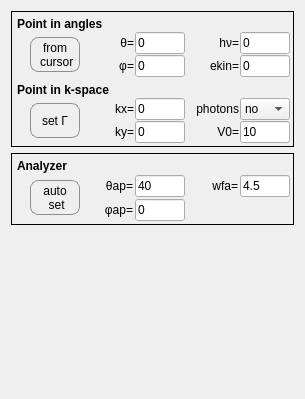
         <widget class="QWidget" name="KTransfPage">
          <property name="geometry">
           <rect>
            <x>0</x>
            <y>0</y>
            <width>305</width>
            <height>399</height>
           </rect>
          </property>
          <attribute name="label">
           <string> ▶  k-space transformation</string>
          </attribute>
          <layout class="QVBoxLayout" name="verticalLayout_2">
           <item>
            <widget class="QFrame" name="verticalFrame_2">
             <property name="frameShape">
              <enum>QFrame::Box</enum>
             </property>
             <layout class="QVBoxLayout" name="verticalLayout_6">
              <property name="spacing">
               <number>1</number>
              </property>
              <property name="leftMargin">
               <number>5</number>
              </property>
              <property name="topMargin">
               <number>5</number>
              </property>
              <property name="rightMargin">
               <number>3</number>
              </property>
              <property name="bottomMargin">
               <number>3</number>
              </property>
              <item>
               <widget class="QLabel" name="label_11">
                <property name="sizePolicy">
                 <sizepolicy hsizetype="Preferred" vsizetype="Fixed">
                  <horstretch>0</horstretch>
                  <verstretch>0</verstretch>
                 </sizepolicy>
                </property>
                <property name="font">
                 <font>
                  <pointsize>9</pointsize>
                  <weight>75</weight>
                  <bold>true</bold>
                 </font>
                </property>
                <property name="text">
                 <string>Point in angles</string>
                </property>
                <property name="alignment">
                 <set>Qt::AlignLeading|Qt::AlignLeft|Qt::AlignVCenter</set>
                </property>
               </widget>
              </item>
              <item>
               <layout class="QHBoxLayout" name="horizontalLayout_6">
                <property name="leftMargin">
                 <number>13</number>
                </property>
                <property name="topMargin">
                 <number>0</number>
                </property>
                <property name="rightMargin">
                 <number>0</number>
                </property>
                <property name="bottomMargin">
                 <number>0</number>
                </property>
                <item>
                 <widget class="QPushButton" name="qpb_set_ref_p">
                  <property name="sizePolicy">
                   <sizepolicy hsizetype="Fixed" vsizetype="Fixed">
                    <horstretch>0</horstretch>
                    <verstretch>0</verstretch>
                   </sizepolicy>
                  </property>
                  <property name="minimumSize">
                   <size>
                    <width>50</width>
                    <height>35</height>
                   </size>
                  </property>
                  <property name="maximumSize">
                   <size>
                    <width>50</width>
                    <height>35</height>
                   </size>
                  </property>
                  <property name="styleSheet">
                   <string notr="true">#qpb_set_ref_p {
border: 1px solid #8f8f91;
border-radius: 8px;
background-color: qlineargradient(spread:pad, x1:0, y1:0, x2:0, y2:1,
stop:0 rgba(250, 210, 200, 255), stop:0.65 rgba(230, 120, 110, 255), stop:1 rgba(150, 50, 40, 255));
}

#qpb_set_ref_p:pressed {
background-color: qlineargradient(spread:pad, x1:0, y1:0, x2:0, y2:1,
stop:0 rgba(150, 50, 40, 255), stop:0.35 rgba(230, 120, 110, 255), stop:1 rgba(250, 210, 200, 255));
}

</string>
                  </property>
                  <property name="text">
                   <string>from
 cursor</string>
                  </property>
                  <property name="default">
                   <bool>true</bool>
                  </property>
                 </widget>
                </item>
                <item>
                 <layout class="QGridLayout" name="gridLayout">
                  <property name="leftMargin">
                   <number>0</number>
                  </property>
                  <property name="topMargin">
                   <number>0</number>
                  </property>
                  <property name="rightMargin">
                   <number>0</number>
                  </property>
                  <property name="bottomMargin">
                   <number>0</number>
                  </property>
                  <item row="1" column="0">
                   <widget class="QLabel" name="label">
                    <property name="sizePolicy">
                     <sizepolicy hsizetype="Minimum" vsizetype="Preferred">
                      <horstretch>0</horstretch>
                      <verstretch>0</verstretch>
                     </sizepolicy>
                    </property>
                    <property name="text">
                     <string>φ=</string>
                    </property>
                    <property name="alignment">
                     <set>Qt::AlignRight|Qt::AlignTrailing|Qt::AlignVCenter</set>
                    </property>
                   </widget>
                  </item>
                  <item row="0" column="2">
                   <widget class="QLabel" name="label_3">
                    <property name="sizePolicy">
                     <sizepolicy hsizetype="Minimum" vsizetype="Preferred">
                      <horstretch>0</horstretch>
                      <verstretch>0</verstretch>
                     </sizepolicy>
                    </property>
                    <property name="text">
                     <string>hν=</string>
                    </property>
                    <property name="alignment">
                     <set>Qt::AlignRight|Qt::AlignTrailing|Qt::AlignVCenter</set>
                    </property>
                   </widget>
                  </item>
                  <item row="1" column="1">
                   <widget class="QLineEdit" name="qle_tilt_ref">
                    <property name="sizePolicy">
                     <sizepolicy hsizetype="Minimum" vsizetype="Fixed">
                      <horstretch>0</horstretch>
                      <verstretch>0</verstretch>
                     </sizepolicy>
                    </property>
                    <property name="maximumSize">
                     <size>
                      <width>50</width>
                      <height>16777215</height>
                     </size>
                    </property>
                    <property name="text">
                     <string>0</string>
                    </property>
                   </widget>
                  </item>
                  <item row="0" column="1">
                   <widget class="QLineEdit" name="qle_theta_ref">
                    <property name="enabled">
                     <bool>true</bool>
                    </property>
                    <property name="sizePolicy">
                     <sizepolicy hsizetype="Minimum" vsizetype="Fixed">
                      <horstretch>0</horstretch>
                      <verstretch>0</verstretch>
                     </sizepolicy>
                    </property>
                    <property name="minimumSize">
                     <size>
                      <width>0</width>
                      <height>0</height>
                     </size>
                    </property>
                    <property name="maximumSize">
                     <size>
                      <width>50</width>
                      <height>16777215</height>
                     </size>
                    </property>
                    <property name="whatsThis">
                     <string/>
                    </property>
                    <property name="accessibleDescription">
                     <string/>
                    </property>
                    <property name="inputMask">
                     <string/>
                    </property>
                    <property name="text">
                     <string>0</string>
                    </property>
                    <property name="placeholderText">
                     <string/>
                    </property>
                   </widget>
                  </item>
                  <item row="0" column="0">
                   <widget class="QLabel" name="label_2">
                    <property name="sizePolicy">
                     <sizepolicy hsizetype="Minimum" vsizetype="Preferred">
                      <horstretch>0</horstretch>
                      <verstretch>0</verstretch>
                     </sizepolicy>
                    </property>
                    <property name="text">
                     <string>θ=</string>
                    </property>
                    <property name="alignment">
                     <set>Qt::AlignRight|Qt::AlignTrailing|Qt::AlignVCenter</set>
                    </property>
                   </widget>
                  </item>
                  <item row="0" column="3">
                   <widget class="QLineEdit" name="qle_hv_ref">
                    <property name="sizePolicy">
                     <sizepolicy hsizetype="Minimum" vsizetype="Fixed">
                      <horstretch>0</horstretch>
                      <verstretch>0</verstretch>
                     </sizepolicy>
                    </property>
                    <property name="maximumSize">
                     <size>
                      <width>50</width>
                      <height>16777215</height>
                     </size>
                    </property>
                    <property name="text">
                     <string>0</string>
                    </property>
                   </widget>
                  </item>
                  <item row="1" column="2">
                   <widget class="QLabel" name="label_4">
                    <property name="sizePolicy">
                     <sizepolicy hsizetype="Minimum" vsizetype="Preferred">
                      <horstretch>0</horstretch>
                      <verstretch>0</verstretch>
                     </sizepolicy>
                    </property>
                    <property name="text">
                     <string>ekin=</string>
                    </property>
                    <property name="alignment">
                     <set>Qt::AlignRight|Qt::AlignTrailing|Qt::AlignVCenter</set>
                    </property>
                   </widget>
                  </item>
                  <item row="1" column="3">
                   <widget class="QLineEdit" name="qle_energy_ref">
                    <property name="sizePolicy">
                     <sizepolicy hsizetype="Minimum" vsizetype="Fixed">
                      <horstretch>0</horstretch>
                      <verstretch>0</verstretch>
                     </sizepolicy>
                    </property>
                    <property name="maximumSize">
                     <size>
                      <width>50</width>
                      <height>16777215</height>
                     </size>
                    </property>
                    <property name="text">
                     <string>0</string>
                    </property>
                   </widget>
                  </item>
                 </layout>
                </item>
               </layout>
              </item>
              <item>
               <spacer name="verticalSpacer_4">
                <property name="orientation">
                 <enum>Qt::Vertical</enum>
                </property>
                <property name="sizeType">
                 <enum>QSizePolicy::Fixed</enum>
                </property>
                <property name="sizeHint" stdset="0">
                 <size>
                  <width>20</width>
                  <height>5</height>
                 </size>
                </property>
               </spacer>
              </item>
              <item>
               <widget class="QLabel" name="label_24">
                <property name="font">
                 <font>
                  <pointsize>9</pointsize>
                  <weight>75</weight>
                  <bold>true</bold>
                 </font>
                </property>
                <property name="text">
                 <string>Point in k-space</string>
                </property>
                <property name="alignment">
                 <set>Qt::AlignLeading|Qt::AlignLeft|Qt::AlignVCenter</set>
                </property>
               </widget>
              </item>
              <item>
               <layout class="QHBoxLayout" name="horizontalLayout_7">
                <property name="leftMargin">
                 <number>13</number>
                </property>
                <property name="topMargin">
                 <number>0</number>
                </property>
                <property name="rightMargin">
                 <number>0</number>
                </property>
                <property name="bottomMargin">
                 <number>0</number>
                </property>
                <item>
                 <widget class="QPushButton" name="qpb_set_ref_gamma">
                  <property name="sizePolicy">
                   <sizepolicy hsizetype="Fixed" vsizetype="Fixed">
                    <horstretch>0</horstretch>
                    <verstretch>0</verstretch>
                   </sizepolicy>
                  </property>
                  <property name="minimumSize">
                   <size>
                    <width>50</width>
                    <height>35</height>
                   </size>
                  </property>
                  <property name="maximumSize">
                   <size>
                    <width>50</width>
                    <height>35</height>
                   </size>
                  </property>
                  <property name="styleSheet">
                   <string notr="true">#qpb_set_ref_gamma {
border: 1px solid #8f8f91;
border-radius: 8px;
background-color: qlineargradient(spread:pad, x1:0, y1:0, x2:0, y2:1,
stop:0 rgba(250, 210, 200, 255), stop:0.65 rgba(230, 120, 110, 255), stop:1 rgba(150, 50, 40, 255));
}

#qpb_set_ref_gamma:pressed {
background-color: qlineargradient(spread:pad, x1:0, y1:0, x2:0, y2:1,
stop:0 rgba(150, 50, 40, 255), stop:0.35 rgba(230, 120, 110, 255), stop:1 rgba(250, 210, 200, 255));
}
</string>
                  </property>
                  <property name="text">
                   <string>set Γ</string>
                  </property>
                 </widget>
                </item>
                <item>
                 <layout class="QGridLayout" name="gridLayout_2">
                  <property name="leftMargin">
                   <number>0</number>
                  </property>
                  <property name="topMargin">
                   <number>0</number>
                  </property>
                  <property name="rightMargin">
                   <number>0</number>
                  </property>
                  <property name="bottomMargin">
                   <number>0</number>
                  </property>
                  <item row="1" column="0">
                   <widget class="QLabel" name="label_7">
                    <property name="text">
                     <string>ky=</string>
                    </property>
                    <property name="alignment">
                     <set>Qt::AlignRight|Qt::AlignTrailing|Qt::AlignVCenter</set>
                    </property>
                   </widget>
                  </item>
                  <item row="0" column="0">
                   <widget class="QLabel" name="label_5">
                    <property name="text">
                     <string>kx=</string>
                    </property>
                    <property name="alignment">
                     <set>Qt::AlignRight|Qt::AlignTrailing|Qt::AlignVCenter</set>
                    </property>
                   </widget>
                  </item>
                  <item row="1" column="1">
                   <widget class="QLineEdit" name="qle_ky_ref">
                    <property name="maximumSize">
                     <size>
                      <width>50</width>
                      <height>16777215</height>
                     </size>
                    </property>
                    <property name="text">
                     <string>0</string>
                    </property>
                   </widget>
                  </item>
                  <item row="0" column="2">
                   <widget class="QLabel" name="label_12">
                    <property name="text">
                     <string>photons</string>
                    </property>
                    <property name="alignment">
                     <set>Qt::AlignRight|Qt::AlignTrailing|Qt::AlignVCenter</set>
                    </property>
                   </widget>
                  </item>
                  <item row="0" column="1">
                   <widget class="QLineEdit" name="qle_kx_ref">
                    <property name="maximumSize">
                     <size>
                      <width>50</width>
                      <height>16777215</height>
                     </size>
                    </property>
                    <property name="text">
                     <string>0</string>
                    </property>
                   </widget>
                  </item>
                  <item row="0" column="3">
                   <widget class="QComboBox" name="qcb_kph">
                    <property name="maximumSize">
                     <size>
                      <width>50</width>
                      <height>16777215</height>
                     </size>
                    </property>
                    <property name="styleSheet">
                     <string notr="true"/>
                    </property>
                    <property name="currentText">
                     <string>no</string>
                    </property>
                    <property name="currentIndex">
                     <number>0</number>
                    </property>
                    <item>
                     <property name="text">
                      <string>no</string>
                     </property>
                    </item>
                    <item>
                     <property name="text">
                      <string>yes</string>
                     </property>
                    </item>
                   </widget>
                  </item>
                  <item row="1" column="2">
                   <widget class="QLabel" name="label_13">
                    <property name="text">
                     <string>V0=</string>
                    </property>
                    <property name="alignment">
                     <set>Qt::AlignRight|Qt::AlignTrailing|Qt::AlignVCenter</set>
                    </property>
                   </widget>
                  </item>
                  <item row="1" column="3">
                   <widget class="QLineEdit" name="qle_inn_pot">
                    <property name="maximumSize">
                     <size>
                      <width>50</width>
                      <height>16777215</height>
                     </size>
                    </property>
                    <property name="text">
                     <string>10</string>
                    </property>
                   </widget>
                  </item>
                 </layout>
                </item>
               </layout>
              </item>
             </layout>
            </widget>
           </item>
           <item>
            <widget class="QFrame" name="verticalFrame_2">
             <property name="frameShape">
              <enum>QFrame::Box</enum>
             </property>
             <property name="lineWidth">
              <number>1</number>
             </property>
             <layout class="QVBoxLayout" name="verticalLayout_4">
              <property name="spacing">
               <number>2</number>
              </property>
              <property name="leftMargin">
               <number>5</number>
              </property>
              <property name="topMargin">
               <number>5</number>
              </property>
              <property name="rightMargin">
               <number>3</number>
              </property>
              <property name="bottomMargin">
               <number>3</number>
              </property>
              <item>
               <widget class="QLabel" name="label_14">
                <property name="font">
                 <font>
                  <pointsize>9</pointsize>
                  <weight>75</weight>
                  <italic>false</italic>
                  <bold>true</bold>
                 </font>
                </property>
                <property name="text">
                 <string>Analyzer</string>
                </property>
                <property name="alignment">
                 <set>Qt::AlignLeading|Qt::AlignLeft|Qt::AlignVCenter</set>
                </property>
               </widget>
              </item>
              <item>
               <layout class="QHBoxLayout" name="horizontalLayout_5">
                <property name="leftMargin">
                 <number>13</number>
                </property>
                <property name="topMargin">
                 <number>0</number>
                </property>
                <property name="rightMargin">
                 <number>0</number>
                </property>
                <property name="bottomMargin">
                 <number>0</number>
                </property>
                <item>
                 <widget class="QPushButton" name="qpb_set_analyzer">
                  <property name="sizePolicy">
                   <sizepolicy hsizetype="Fixed" vsizetype="Fixed">
                    <horstretch>0</horstretch>
                    <verstretch>0</verstretch>
                   </sizepolicy>
                  </property>
                  <property name="minimumSize">
                   <size>
                    <width>50</width>
                    <height>35</height>
                   </size>
                  </property>
                  <property name="maximumSize">
                   <size>
                    <width>50</width>
                    <height>35</height>
                   </size>
                  </property>
                  <property name="styleSheet">
                   <string notr="true">#qpb_set_analyzer {
border: 1px solid #8f8f91;
border-radius: 8px;
background-color: qlineargradient(spread:pad, x1:0, y1:0, x2:0, y2:1,
stop:0 rgba(250, 210, 200, 255), stop:0.65 rgba(230, 120, 110, 255), stop:1 rgba(150, 50, 40, 255));
}

#qpb_set_analyzer:pressed {
background-color: qlineargradient(spread:pad, x1:0, y1:0, x2:0, y2:1,
stop:0 rgba(150, 50, 40, 255), stop:0.35 rgba(230, 120, 110, 255), stop:1 rgba(250, 210, 200, 255));
}
</string>
                  </property>
                  <property name="text">
                   <string>auto
 set</string>
                  </property>
                 </widget>
                </item>
                <item>
                 <layout class="QGridLayout" name="gridLayout_3">
                  <property name="leftMargin">
                   <number>0</number>
                  </property>
                  <property name="topMargin">
                   <number>0</number>
                  </property>
                  <property name="rightMargin">
                   <number>0</number>
                  </property>
                  <property name="bottomMargin">
                   <number>0</number>
                  </property>
                  <item row="0" column="1">
                   <widget class="QLineEdit" name="qle_tht_ap">
                    <property name="sizePolicy">
                     <sizepolicy hsizetype="Preferred" vsizetype="Fixed">
                      <horstretch>0</horstretch>
                      <verstretch>0</verstretch>
                     </sizepolicy>
                    </property>
                    <property name="maximumSize">
                     <size>
                      <width>50</width>
                      <height>16777215</height>
                     </size>
                    </property>
                    <property name="text">
                     <string>40</string>
                    </property>
                   </widget>
                  </item>
                  <item row="0" column="2">
                   <widget class="QLabel" name="label_17">
                    <property name="text">
                     <string>wfa=</string>
                    </property>
                    <property name="alignment">
                     <set>Qt::AlignRight|Qt::AlignTrailing|Qt::AlignVCenter</set>
                    </property>
                   </widget>
                  </item>
                  <item row="0" column="3">
                   <widget class="QLineEdit" name="qle_wfa">
                    <property name="maximumSize">
                     <size>
                      <width>50</width>
                      <height>16777215</height>
                     </size>
                    </property>
                    <property name="text">
                     <string>4.5</string>
                    </property>
                   </widget>
                  </item>
                  <item row="1" column="1">
                   <widget class="QLineEdit" name="qle_phi_ap">
                    <property name="maximumSize">
                     <size>
                      <width>50</width>
                      <height>16777215</height>
                     </size>
                    </property>
                    <property name="text">
                     <string>0</string>
                    </property>
                   </widget>
                  </item>
                  <item row="1" column="0">
                   <widget class="QLabel" name="label_16">
                    <property name="text">
                     <string>φap=</string>
                    </property>
                    <property name="alignment">
                     <set>Qt::AlignRight|Qt::AlignTrailing|Qt::AlignVCenter</set>
                    </property>
                   </widget>
                  </item>
                  <item row="0" column="0">
                   <widget class="QLabel" name="label_6">
                    <property name="text">
                     <string>θap=</string>
                    </property>
                    <property name="alignment">
                     <set>Qt::AlignRight|Qt::AlignTrailing|Qt::AlignVCenter</set>
                    </property>
                   </widget>
                  </item>
                 </layout>
                </item>
               </layout>
              </item>
             </layout>
            </widget>
           </item>
           <item>
            <spacer name="verticalSpacer_3">
             <property name="orientation">
              <enum>Qt::Vertical</enum>
             </property>
             <property name="sizeHint" stdset="0">
              <size>
               <width>20</width>
               <height>40</height>
              </size>
             </property>
            </spacer>
           </item>
          </layout>
         </widget>
